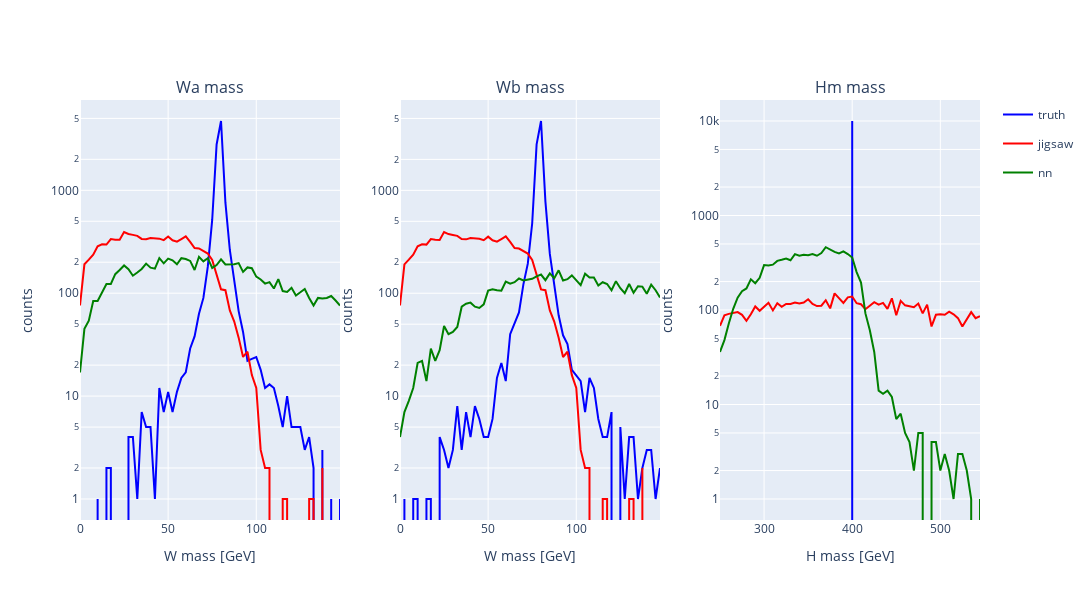

Notebook source saved alongside this figure:
### Code cell
plotter_hm.mass_plot(hm_plot_range=(250, 550), dataset=h400_hm_pad)

### Figure 1 — Plotly figure (JSON) as saved in the notebook; plotly's stock layout.template omitted (floating-point values rounded to 4 significant figures)
{"data": [{"legendgroup": "truth", "line": {"color": "blue"}, "name": "truth", "showlegend": true, "type": "scatter", "x": [0, 2.5, 5, 7.5, 10, 12.5, 15, 17.5, 20, 22.5, 25, 27.5, 30, 32.5, 35, 37.5, 40, 42.5, 45, 47.5, 50, 52.5, 55, 57.5, 60, 62.5, 65, 67.5, 70, 72.5, 75, 77.5, 80, 82.5, 85, 87.5, 90, 92.5, 95, 97.5, 100, 102.5, 105, 107.5, 110, 112.5, 115, 117.5, 120, 122.5, 125, 127.5, 130, 132.5, 135, 137.5, 140, 142.5, 145, 147.5, 150], "xaxis": "x", "y": [0, 0, 0, 0, 1, 0, 2, 2, 0, 0, 0, 4, 4, 1, 7, 5, 5, 1, 12, 7, 11, 7, 11, 15, 17, 29, 38, 63, 90, 181, 515, 2790, 4716, 758, 263, 135, 67, 42, 22, 23, 24, 18, 12, 13, 12, 8, 5, 10, 5, 5, 5, 3, 4, 2, 0, 3, 0, 1, 0, 1], "yaxis": "y"}, {"legendgroup": "jigsaw", "line": {"color": "red"}, "name": "jigsaw", "showlegend": true, "type": "scatter", "x": [0, 2.5, 5, 7.5, 10, 12.5, 15, 17.5, 20, 22.5, 25, 27.5, 30, 32.5, 35, 37.5, 40, 42.5, 45, 47.5, 50, 52.5, 55, 57.5, 60, 62.5, 65, 67.5, 70, 72.5, 75, 77.5, 80, 82.5, 85, 87.5, 90, 92.5, 95, 97.5, 100, 102.5, 105, 107.5, 110, 112.5, 115, 117.5, 120, 122.5, 125, 127.5, 130, 132.5, 135, 137.5, 140, 142.5, 145, 147.5, 150], "xaxis": "x", "y": [76, 191, 212, 237, 286, 299, 297, 336, 331, 330, 393, 376, 369, 361, 337, 334, 344, 343, 339, 328, 355, 327, 317, 336, 357, 315, 275, 272, 257, 243, 211, 148, 109, 107, 68, 53, 37, 24, 27, 16, 12, 3, 2, 2, 0, 0, 1, 1, 0, 0, 0, 0, 1, 1, 0, 2, 0, 0, 0, 0], "yaxis": "y"}, {"legendgroup": "nn", "line": {"color": "green"}, "name": "nn", "showlegend": true, "type": "scatter", "x": [0, 2.5, 5, 7.5, 10, 12.5, 15, 17.5, 20, 22.5, 25, 27.5, 30, 32.5, 35, 37.5, 40, 42.5, 45, 47.5, 50, 52.5, 55, 57.5, 60, 62.5, 65, 67.5, 70, 72.5, 75, 77.5, 80, 82.5, 85, 87.5, 90, 92.5, 95, 97.5, 100, 102.5, 105, 107.5, 110, 112.5, 115, 117.5, 120, 122.5, 125, 127.5, 130, 132.5, 135, 137.5, 140, 142.5, 145, 147.5, 150], "xaxis": "x", "y": [17, 45, 54, 84, 84, 100, 123, 123, 153, 168, 186, 171, 148, 159, 172, 194, 177, 173, 219, 195, 217, 209, 191, 219, 215, 206, 168, 226, 204, 219, 176, 188, 213, 190, 191, 191, 196, 161, 178, 175, 145, 136, 124, 128, 111, 137, 105, 103, 113, 95, 102, 110, 90, 76, 90, 89, 90, 94, 85, 76], "yaxis": "y"}, {"legendgroup": "truth", "line": {"color": "blue"}, "name": "truth", "showlegend": false, "type": "scatter", "x": [0, 2.5, 5, 7.5, 10, 12.5, 15, 17.5, 20, 22.5, 25, 27.5, 30, 32.5, 35, 37.5, 40, 42.5, 45, 47.5, 50, 52.5, 55, 57.5, 60, 62.5, 65, 67.5, 70, 72.5, 75, 77.5, 80, 82.5, 85, 87.5, 90, 92.5, 95, 97.5, 100, 102.5, 105, 107.5, 110, 112.5, 115, 117.5, 120, 122.5, 125, 127.5, 130, 132.5, 135, 137.5, 140, 142.5, 145, 147.5, 150], "xaxis": "x2", "y": [0, 1, 0, 1, 1, 0, 1, 1, 0, 4, 3, 2, 3, 8, 3, 7, 4, 8, 6, 4, 4, 6, 15, 21, 14, 40, 50, 65, 122, 194, 479, 2796, 4722, 778, 241, 114, 61, 39, 32, 18, 16, 14, 7, 15, 12, 6, 4, 4, 7, 0, 5, 1, 4, 4, 1, 2, 3, 3, 1, 2], "yaxis": "y2"}, {"legendgroup": "jigsaw", "line": {"color": "red"}, "name": "jigsaw", "showlegend": false, "type": "scatter", "x": [0, 2.5, 5, 7.5, 10, 12.5, 15, 17.5, 20, 22.5, 25, 27.5, 30, 32.5, 35, 37.5, 40, 42.5, 45, 47.5, 50, 52.5, 55, 57.5, 60, 62.5, 65, 67.5, 70, 72.5, 75, 77.5, 80, 82.5, 85, 87.5, 90, 92.5, 95, 97.5, 100, 102.5, 105, 107.5, 110, 112.5, 115, 117.5, 120, 122.5, 125, 127.5, 130, 132.5, 135, 137.5, 140, 142.5, 145, 147.5, 150], "xaxis": "x2", "y": [76, 191, 212, 237, 286, 299, 297, 336, 331, 330, 393, 376, 369, 361, 337, 334, 344, 343, 339, 328, 355, 327, 317, 336, 357, 315, 275, 272, 257, 243, 211, 148, 109, 107, 68, 53, 37, 24, 27, 16, 12, 3, 2, 2, 0, 0, 1, 1, 0, 0, 0, 0, 1, 1, 0, 2, 0, 0, 0, 0], "yaxis": "y2"}, {"legendgroup": "nn", "line": {"color": "green"}, "name": "nn", "showlegend": false, "type": "scatter", "x": [0, 2.5, 5, 7.5, 10, 12.5, 15, 17.5, 20, 22.5, 25, 27.5, 30, 32.5, 35, 37.5, 40, 42.5, 45, 47.5, 50, 52.5, 55, 57.5, 60, 62.5, 65, 67.5, 70, 72.5, 75, 77.5, 80, 82.5, 85, 87.5, 90, 92.5, 95, 97.5, 100, 102.5, 105, 107.5, 110, 112.5, 115, 117.5, 120, 122.5, 125, 127.5, 130, 132.5, 135, 137.5, 140, 142.5, 145, 147.5, 150], "xaxis": "x2", "y": [4, 7, 9, 12, 21, 22, 14, 29, 22, 28, 48, 40, 42, 47, 74, 79, 81, 74, 72, 78, 106, 109, 107, 106, 130, 124, 128, 139, 133, 135, 138, 146, 152, 134, 156, 140, 167, 133, 137, 149, 135, 120, 155, 142, 142, 119, 128, 123, 107, 131, 112, 100, 123, 101, 117, 116, 99, 121, 107, 91], "yaxis": "y2"}, {"legendgroup": "truth", "line": {"color": "blue"}, "name": "truth", "showlegend": false, "type": "scatter", "x": [250, 255, 260, 265, 270, 275, 280, 285, 290, 295, 300, 305, 310, 315, 320, 325, 330, 335, 340, 345, 350, 355, 360, 365, 370, 375, 380, 385, 390, 395, 400, 405, 410, 415, 420, 425, 430, 435, 440, 445, 450, 455, 460, 465, 470, 475, 480, 485, 490, 495, 500, 505, 510, 515, 520, 525, 530, 535, 540, 545, 550], "xaxis": "x3", "y": [0, 0, 0, 0, 0, 0, 0, 0, 0, 0, 0, 0, 0, 0, 0, 0, 0, 0, 0, 0, 0, 0, 0, 0, 0, 0, 0, 0, 0, 0, 10000, 0, 0, 0, 0, 0, 0, 0, 0, 0, 0, 0, 0, 0, 0, 0, 0, 0, 0, 0, 0, 0, 0, 0, 0, 0, 0, 0, 0, 0], "yaxis": "y3"}, {"legendgroup": "jigsaw", "line": {"color": "red"}, "name": "jigsaw", "showlegend": false, "type": "scatter", "x": [250, 255, 260, 265, 270, 275, 280, 285, 290, 295, 300, 305, 310, 315, 320, 325, 330, 335, 340, 345, 350, 355, 360, 365, 370, 375, 380, 385, 390, 395, 400, 405, 410, 415, 420, 425, 430, 435, 440, 445, 450, 455, 460, 465, 470, 475, 480, 485, 490, 495, 500, 505, 510, 515, 520, 525, 530, 535, 540, 545, 550], "xaxis": "x3", "y": [68, 88, 91, 93, 95, 89, 77, 90, 109, 98, 107, 119, 99, 118, 108, 116, 116, 120, 117, 120, 130, 116, 110, 111, 127, 104, 150, 133, 119, 136, 139, 118, 115, 102, 111, 121, 114, 119, 103, 133, 88, 125, 112, 109, 107, 117, 92, 114, 67, 89, 90, 89, 96, 90, 82, 67, 80, 95, 82, 86], "yaxis": "y3"}, {"legendgroup": "nn", "line": {"color": "green"}, "name": "nn", "showlegend": false, "type": "scatter", "x": [250, 255, 260, 265, 270, 275, 280, 285, 290, 295, 300, 305, 310, 315, 320, 325, 330, 335, 340, 345, 350, 355, 360, 365, 370, 375, 380, 385, 390, 395, 400, 405, 410, 415, 420, 425, 430, 435, 440, 445, 450, 455, 460, 465, 470, 475, 480, 485, 490, 495, 500, 505, 510, 515, 520, 525, 530, 535, 540, 545, 550], "xaxis": "x3", "y": [36, 48, 72, 103, 135, 158, 169, 211, 192, 219, 299, 296, 302, 331, 340, 351, 336, 390, 375, 385, 380, 390, 375, 400, 462, 434, 412, 397, 418, 391, 359, 252, 195, 92, 61, 36, 14, 13, 14, 12, 7, 8, 5, 4, 2, 5, 5, 0, 4, 4, 2, 3, 2, 1, 3, 3, 2, 1, 0, 1], "yaxis": "y3"}], "layout": {"annotations": [{"font": {"size": 16}, "showarrow": false, "text": "Wa mass", "x": 0.1444, "xanchor": "center", "xref": "paper", "y": 1, "yanchor": "bottom", "yref": "paper"}, {"font": {"size": 16}, "showarrow": false, "text": "Wb mass", "x": 0.5, "xanchor": "center", "xref": "paper", "y": 1, "yanchor": "bottom", "yref": "paper"}, {"font": {"size": 16}, "showarrow": false, "text": "Hm mass", "x": 0.8556, "xanchor": "center", "xref": "paper", "y": 1, "yanchor": "bottom", "yref": "paper"}], "height": 600, "width": 1200, "xaxis": {"anchor": "y", "autorange": true, "domain": [0, 0.2889], "range": [0, 147.5], "title": {"text": "W mass [GeV]"}, "type": "linear"}, "xaxis2": {"anchor": "y2", "autorange": true, "domain": [0.3556, 0.6444], "range": [0, 147.5], "title": {"text": "W mass [GeV]"}, "type": "linear"}, "xaxis3": {"anchor": "y3", "autorange": true, "domain": [0.7111, 1], "range": [250, 545], "title": {"text": "H mass [GeV]"}, "type": "linear"}, "yaxis": {"anchor": "x", "autorange": true, "domain": [0, 1], "range": [-0.2041, 3.878], "rangemode": "tozero", "title": {"text": "counts"}, "type": "log"}, "yaxis2": {"anchor": "x2", "autorange": true, "domain": [0, 1], "range": [-0.2041, 3.878], "rangemode": "tozero", "title": {"text": "counts"}, "type": "log"}, "yaxis3": {"anchor": "x3", "autorange": true, "domain": [0, 1], "range": [-0.2222, 4.222], "rangemode": "tozero", "title": {"text": "counts"}, "type": "log"}}}
